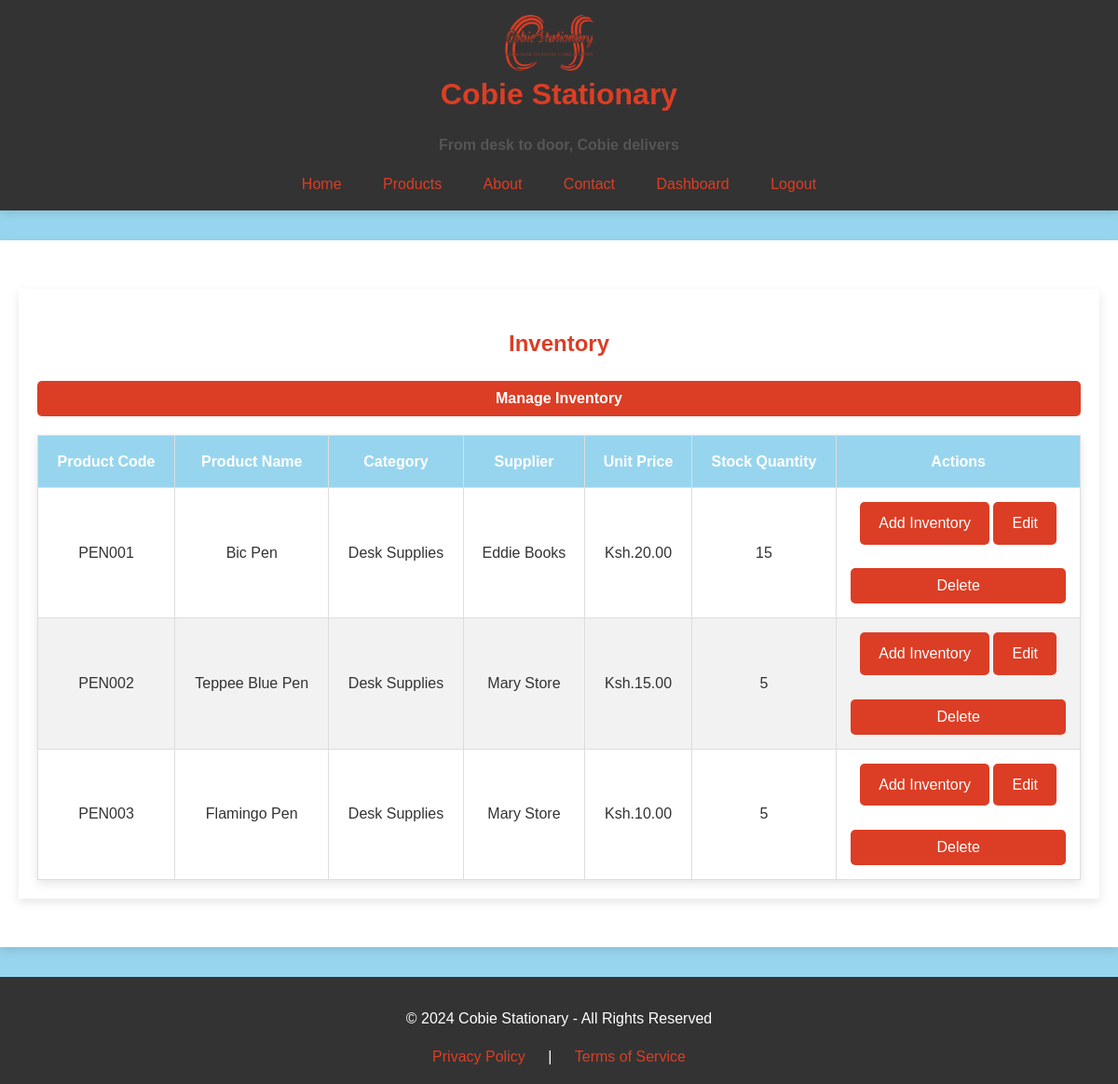
Page /inventory/view/inventory (signed in) on the committed database.
### app/models.py (models this page shows, shortened)
class Product(db.Model):
    __tablename__ = 'products'
    product_id = db.Column(db.Integer, primary_key=True, autoincrement=True)
    product_name = db.Column(db.String(255), nullable=False)
    product_code = db.Column(db.String(10), unique=True, nullable=True)  # New field for product code
    category_id = db.Column(db.Integer, db.ForeignKey('categories.category_id'), nullable=True)
    supplier_id = db.Column(db.Integer, db.ForeignKey('suppliers.supplier_id'), nullable=True)
    unit_price = db.Column(db.Numeric(10, 2), nullable=False)
    stock_quantity = db.Column(db.Integer, nullable=False, default=0)
    reorder_level = db.Column(db.Integer, nullable=False)
    discontinued = db.Column(db.Boolean, default=False)
    inventory = db.relationship('Inventory', backref='product', lazy=True)
    sales_items = db.relationship('SalesItem', backref='product', lazy=True)

class Category(db.Model):
    __tablename__ = 'categories'
    category_id = db.Column(db.Integer, primary_key=True, autoincrement=True)
    category_name = db.Column(db.String(255), nullable=False)
    description = db.Column(db.Text)
    products = db.relationship('Product', backref='category', lazy=True)

class Supplier(db.Model):
    __tablename__ = 'suppliers'
    supplier_id = db.Column(db.Integer, primary_key=True, autoincrement=True)
    supplier_name = db.Column(db.String(255), nullable=False)
    contact_name = db.Column(db.String(255), nullable=True)
    contact_email = db.Column(db.String(255), nullable=True)
    contact_phone = db.Column(db.String(20), nullable=True)
    address = db.Column(db.Text, nullable=True)
    products = db.relationship('Product', backref='supplier', lazy=True)

### app/inventory/routes.py (the view)
@inventory_bp.route('/view/inventory')
@login_required
def view_inventory():
    if current_user.role not in ['Admin', 'Salesperson']:
        flash("You don't have permission to view the inventory.", 'danger')
        return redirect(url_for('base.index'))
    products = Product.query.all()
    categories = Category.query.all()
    suppliers = Supplier.query.all()
    return render_template('view_inventory.html', products=products,
    	categories=categories, suppliers=suppliers)

### app/__init__.py (called while the page is built)
def create_app():
    app = Flask(__name__)
    app.config.from_object(Config)
    app.config['REMEMBER_COOKIE_DURATION'] = timedelta(minutes=1)
    db.init_app(app)
    login_manager.init_app(app)
    login_manager.login_view = 'auth.login'
    migrate.init_app(app,db)
    @login_manager.user_loader
    def load_user(user_id):
        return User.query.get(int(user_id))
    with app.app_context():
        db.create_all()  # Creates tables if they don't exist
    from app.base import base_bp
    app.register_blueprint(base_bp, url_prefix='')
    from app.reg import reg_bp
    app.register_blueprint(reg_bp, url_prefix='/reg')
    from app.auth import auth_bp
    app.register_blueprint(auth_bp, url_prefix='/auth')
    from app.inventory import inventory_bp
    app.register_blueprint(inventory_bp, url_prefix='/inventory')
    return app

### app/inventory/templates/view_inventory.html (shortened to what this page needs)
{% extends 'base.html' %}
{% block head %}
<link rel="stylesheet" href="{{ url_for('static', filename='css/inventory.css') }}">
<link rel="stylesheet" href="{{ url_for('static', filename='css/forms.css') }}">
<link rel="stylesheet" href="{{ url_for('static', filename='css/tables.css') }}">
{% endblock %}
{% block content %}
<div class="container">
    <h2>Inventory</h2>
    <button class="collapsible">Manage Inventory</button>
    <table class="table">
        <thead>
            <tr>
                <th>Product Code</th>
                <th>Product Name</th>
                <th>Category</th>
                <th>Supplier</th>
                <th>Unit Price</th>
                <th>Stock Quantity</th>
                <th>Actions</th>
            </tr>
        </thead>
        <tbody>
            {% for product in products %}
            <tr>
                <td>{{ product.product_code if product.product_code else 'N/A' }}</td>
                <td>{{ product.product_name }}</td>
                <td>{{ product.category.category_name if product.category else 'N/A' }}</td>
                <td>{{ product.supplier.supplier_name if product.supplier else 'N/A' }}</td>
                <td>Ksh.{{ product.unit_price }}</td>
                <td>{{ product.stock_quantity }}</td>
                <td>
                    <a href="{{ url_for('inventory.add_inventory', product_id=product.product_id) }}" class="btn btn-primary btn-sm">Add Inventory</a>
                    <a href="{{ url_for('inventory.update_product', product_id=product.product_id) }}" class="btn btn-warning btn-sm">Edit</a><br><br>
                    <form method="POST" action="{{ url_for('inventory.delete_product', product_id=product.product_id) }}" onsubmit="return confirm('Are you sure you want to delete this product?');" >
                        <button type="submit" class="btn btn-danger btn-sm">Delete</button>
                    </form>
                </td>
            </tr>
            {% endfor %}
        </tbody>
    </table>
</div>
{% endblock %}

### app/base/templates/base.html (shortened to what this page needs)
<!DOCTYPE html>
<html lang="en">
<head>
    <link rel="stylesheet" href="{{ url_for('static', filename='css/styles.css') }}">
    {% block head %}{% endblock %}
</head>
<body>
    <header>
        <div class="header-content">
            <img src="{{ url_for('static', filename='images/logo.png') }}" alt="Cobie Stationary Logo" class="logo">
            <div class="header-text">
                <h1>Cobie Stationary</h1>
                <h3>From desk to door, Cobie delivers</h3>
            </div>
        </div>
        <nav>
            <a href="{{ url_for('base.index') }}">Home</a>
            <a href="#">Products</a>
            <a href="#">About</a>
            <a href="#">Contact</a>
            {% if current_user.is_authenticated %}
                {% if current_user.role == 'Admin' %}
                    <a href="{{ url_for('base.admin_dashboard') }}">Dashboard</a>
                {% elif current_user.role == 'Salesperson' %}
                    <a href="{{ url_for('base.salesperson_dashboard') }}">Dashboard</a>
                {% endif %}
                <a href="{{ url_for('auth.logout') }}">Logout</a>
            {% else %}
                <a href="{{ url_for('reg.user_registration') }}">Sign Up</a>
                <a href="{{ url_for('auth.login') }}">Login</a>
            {% endif %}
        </nav>
    </header>
    <div class="container">
        {% block content %}{% endblock %}
    </div>
    <footer>
        <p>&copy; 2024 Cobie Stationary - All Rights Reserved</p>
        <a href="#">Privacy Policy</a> |
        <a href="#">Terms of Service</a>
    </footer>
</body>
</html>

### app/static/css/styles.css (style rules this page uses)
body { background-color: #97D5EE; color: #DB3E25; font-family: 'Arial', sans-serif; margin: 0; padding: 0; line-height: 1.6; text-align: center; }
header { background-color: #333333; box-shadow: 0px 4px 8px rgba(0, 0, 0, 0.1); padding: 1rem; margin-bottom: 2rem; }
.header-content { display: flexbox; justify-content: space-between; align-items: center; max-width: 1200px; margin: 0 auto; }
.header-text h1 { font-size: 2rem; margin: 0; }
.header-text h3 { font-size: 1rem; color: #555555; }
.logo { height: 60px; width: auto; margin-right: 20px; vertical-align: middle; }
nav { margin-top: 0.5rem; }
nav a { color: #DB3E25; text-decoration: none; padding: 0.625rem 1.25rem; border-radius: 5px; transition: background-color 0.3s ease; }
.container { max-width: 1200px; margin: 2rem auto; padding: 1.25rem; }
footer { background-color: #333333; color: #ffffff; padding: 1rem 0; text-align: center; }
footer a { color: #DB3E25; text-decoration: none; }

### app/static/css/inventory.css (style rules this page uses)
.collapsible { background-color: #DB3E25; color: white; cursor: pointer; padding: 10px; width: 100%; text-align: center; border: none; outline: none; font-size: 1.2rem; font-weight: bold; }
a { color: #DB3E25; text-decoration: none; padding: 0.625rem 1.25rem; border-radius: 5px; transition: background-color 0.3s ease; }

### app/static/css/forms.css (style rules this page uses)
button { background-color: #DB3E25; color: #ffffff; padding: 0.75rem 1.5rem; border: none; border-radius: 5px; cursor: pointer; font-size: 1rem; width: 100%; text-align: center; transition: background-color 0.3s ease; }

### app/static/css/tables.css (style rules this page uses)
.container { max-width: 1200px; margin: 2rem auto; padding: 1.25rem; background-color: #ffffff; box-shadow: 0px 4px 10px rgba(0, 0, 0, 0.1); }
.table { width: 100%; border-collapse: collapse; margin-top: 20px; box-shadow: 0px 4px 10px rgba(0, 0, 0, 0.1); }
.table th, .table td { padding: 15px; border: 1px solid #ddd; text-align: center; }
.table th { background-color: #97D5EE; color: #ffffff; font-weight: bold; }
.table tbody tr:nth-child(even) { background-color: #f2f2f2; }
.table tbody td { color: #333333; }
.btn { padding: 10px 20px; background-color: #DB3E25; color: #ffffff; border: none; border-radius: 5px; cursor: pointer; text-decoration: none; display: inline-block; transition: background-color 0.3s ease; }
.collapsible { background-color: #DB3E25; color: white; cursor: pointer; padding: 10px; border: none; border-radius: 5px; text-align: center; outline: none; font-size: 1rem; }

### rows in the picture
Product: product_code "PEN001", product_name "Bic Pen", category "Desk Supplies", supplier "Eddie Books", unit_price "20.00", stock_quantity "15"
Product: product_code "PEN002", product_name "Teppee Blue Pen", category "Desk Supplies", supplier "Mary Store", unit_price "15.00", stock_quantity "5"
Product: product_code "PEN003", product_name "Flamingo Pen", category "Desk Supplies", supplier "Mary Store", unit_price "10.00", stock_quantity "5"
